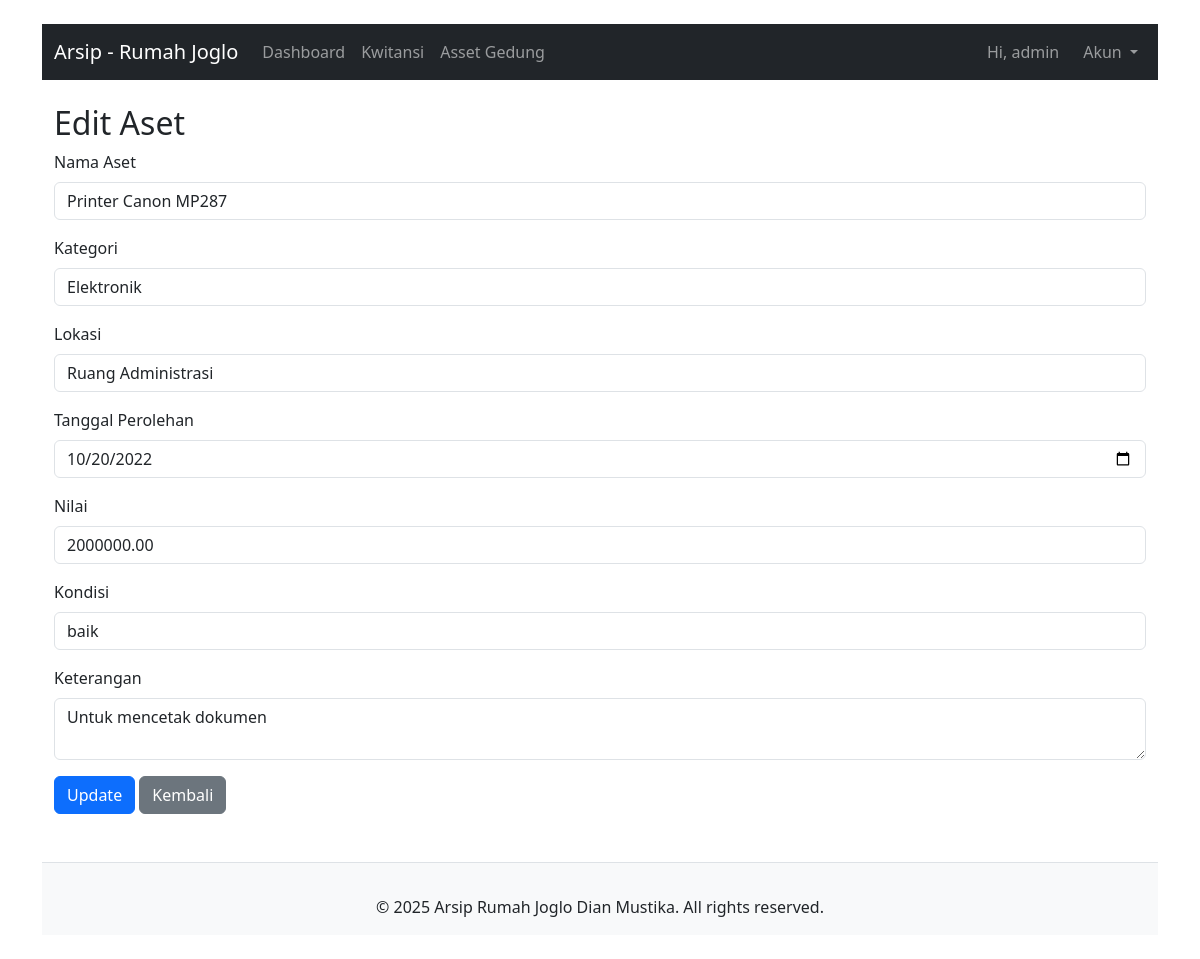
Page /asset_edit.php?id=2 (signed in) on the committed database.
### tables this page shows
CREATE TABLE `aset` (
  `id` int NOT NULL AUTO_INCREMENT,
  `kode_aset` varchar(50) NOT NULL,
  `nama_aset` varchar(100) NOT NULL,
  `kategori` varchar(50) NOT NULL,
  `lokasi` varchar(100) NOT NULL,
  `tanggal_perolehan` date NOT NULL,
  `nilai_perolehan` decimal(15,2) NOT NULL,
  `kondisi` enum('baik','rusak ringan','rusak berat') DEFAULT 'baik',
  `keterangan` text,
  PRIMARY KEY (`id`),
  UNIQUE KEY `kode_aset` (`kode_aset`)
);

### asset_edit.php (the view, shortened to what this page needs)
<?php include 'db.php';
require 'header.php'; ?>
<?php
$id = $_GET['id'];
$data = mysqli_fetch_assoc(mysqli_query($koneksi, "SELECT * FROM aset WHERE id = $id"));
?>
<!DOCTYPE html>
<html>
<head>
    <link href="https://cdn.jsdelivr.net/npm/bootstrap@5.3.0/dist/css/bootstrap.min.css" rel="stylesheet">
</head>
<body class="container py-4">
    <h2>Edit Aset</h2>
    <form method="POST">
        <div class="mb-3">
            <label class="form-label">Nama Aset</label>
            <input type="text" name="nama_aset" class="form-control" value="<?= $data['nama_aset'] ?>" required>
        </div>
        <div class="mb-3">
            <label class="form-label">Kategori</label>
            <input type="text" name="kategori" class="form-control" value="<?= $data['kategori'] ?>" required>
        </div>
        <div class="mb-3">
            <label class="form-label">Lokasi</label>
            <input type="text" name="lokasi" class="form-control" value="<?= $data['lokasi'] ?>" required>
        </div>
        <div class="mb-3">
            <label class="form-label">Tanggal Perolehan</label>
            <input type="date" name="tanggal_perolehan" class="form-control" value="<?= $data['tanggal_perolehan'] ?>" required>
        </div>
        <div class="mb-3">
            <label class="form-label">Nilai</label>
            <input type="number" name="nilai_perolehan" step="0.01" class="form-control" value="<?= $data['nilai_perolehan'] ?>" required>
        </div>
        <div class="mb-3">
            <label class="form-label">Kondisi</label>
            <select name="kondisi" class="form-control">
                <option <?= $data['kondisi'] == 'baik' ? 'selected' : '' ?>>baik</option>
            </select>
        </div>
        <div class="mb-3">
            <label class="form-label">Keterangan</label>
            <textarea name="keterangan" class="form-control"><?= $data['keterangan'] ?></textarea>
        </div>
        <button type="submit" name="update" class="btn btn-primary">Update</button>
        <a href="index.php" class="btn btn-secondary">Kembali</a>
    </form>
</body>
</html>
<?php include 'footer.php'; ?>

### rows in the picture
aset: nama_aset "Printer Canon MP287", kategori "Elektronik", lokasi "Ruang Administrasi", tanggal_perolehan "10/20/2022", nilai_perolehan "2000000.00", kondisi "baik", keterangan "Untuk mencetak dokumen"

### other values in the picture
$_SESSION['username'] "admin"
